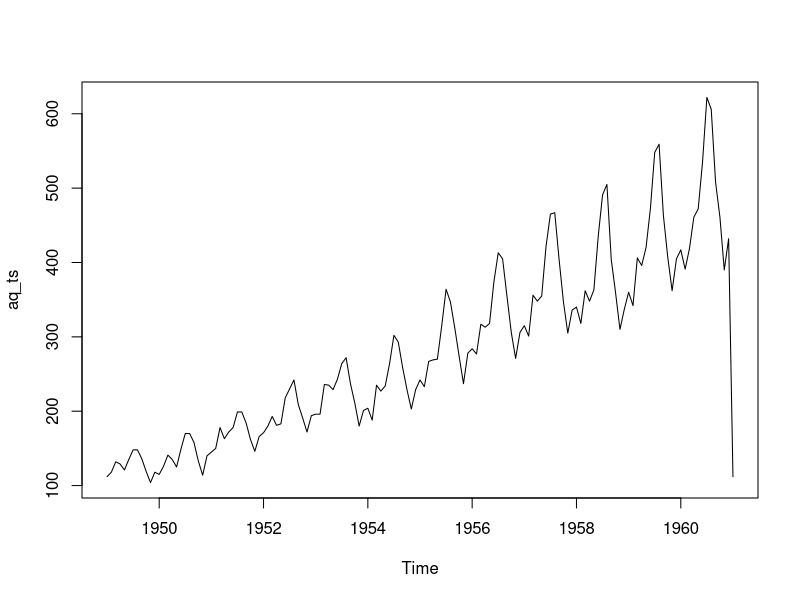
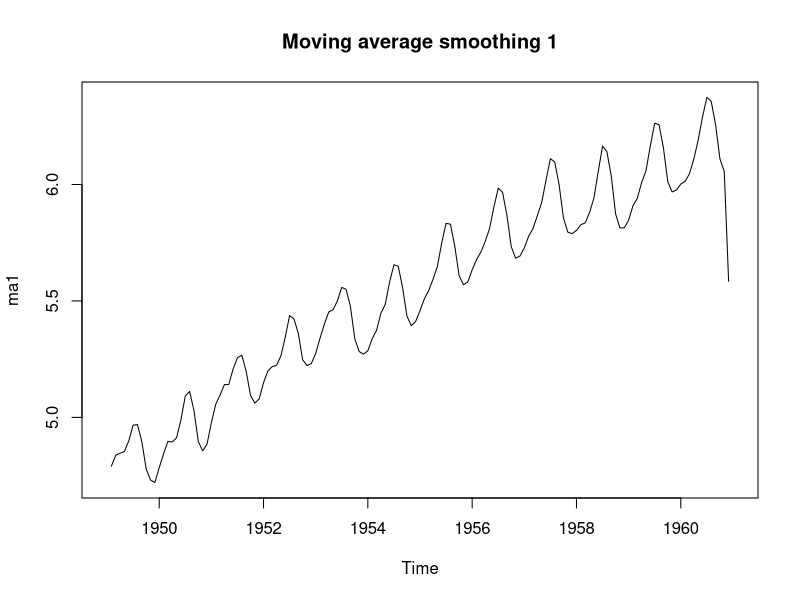
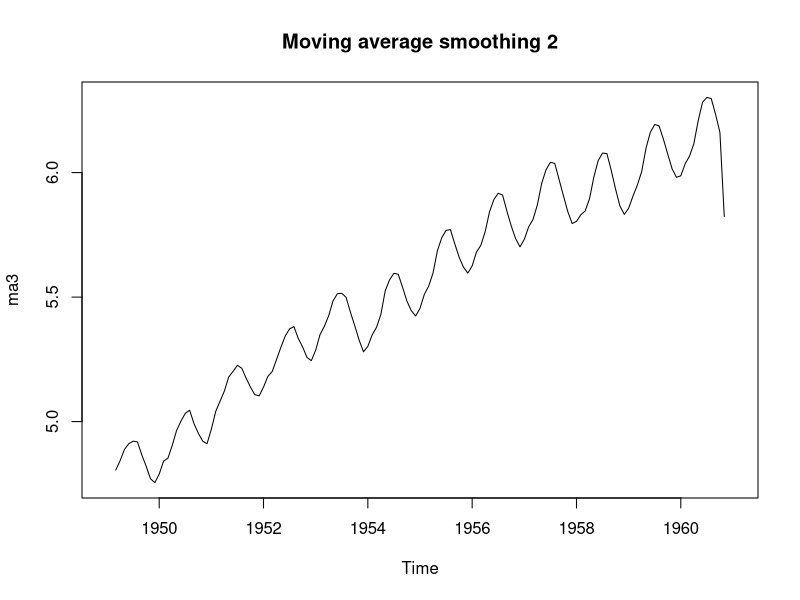
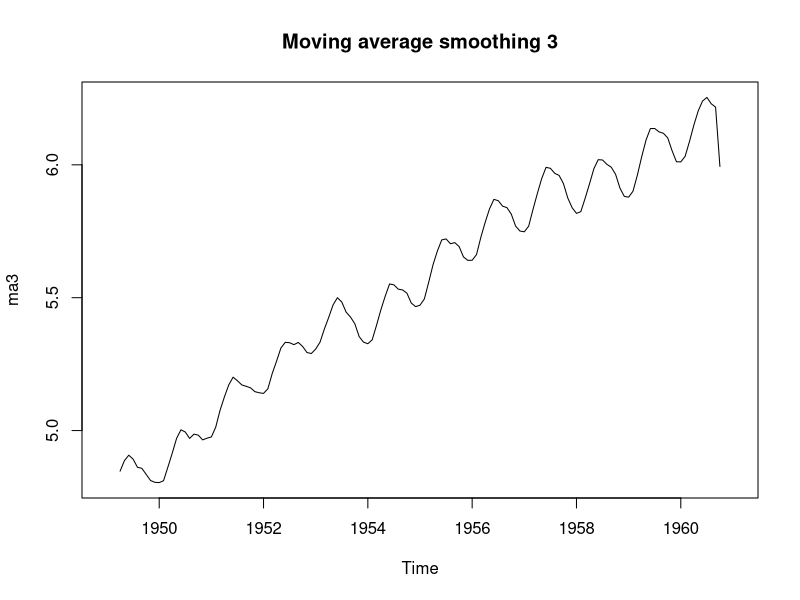

These charts were generated, in order, by the following R code:
## ---- chunk 1
library(dplyr)
aq=AirPassengers
aq_ts=ts(aq,start=1949,end=1961,freq=12)
ts.plot(aq_ts)
aqlog=log(aq_ts)
library(tseries)
library(forecast)
#moving average method
ma1=ma(aqlog,order=3)
ts.plot(ma1,main="Moving average smoothing 1")
ma3=ma(aqlog,order=5)
ts.plot(ma3,main="Moving average smoothing 2")
ma3=ma(aqlog,order=7)
ts.plot(ma3,main="Moving average smoothing 3")
error=aqlog-ma1


